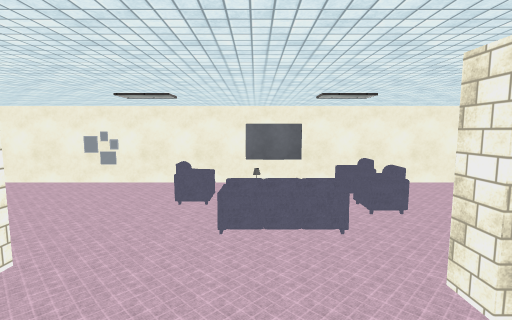
View 1 (above)

20 first-person views from a walk through a Unity game level. The camera is 1.4 m above the floor, tilts 6° down and sees 85° across. The floor is counted in squares, 1 m on a side. Each view is taken from the middle of a square. On the plan, view 1 faces up. The plan holds only what a view shows up to about 14 squares ahead; the rest is blank. The place goes on beyond the plan. Surface patterns are stand-ins for the level's own textures.

View 2
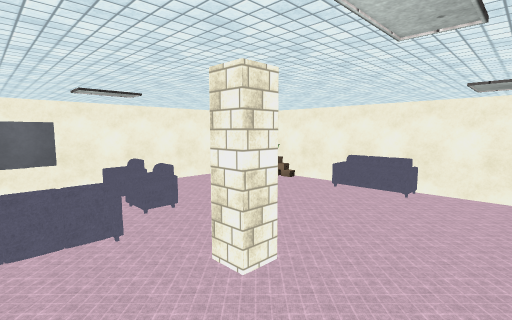

View 3
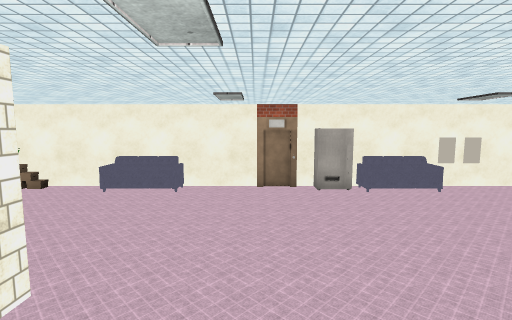

View 4
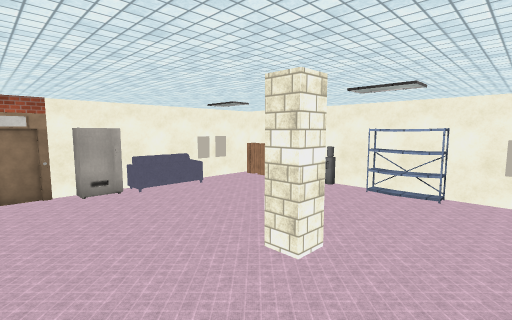

View 5
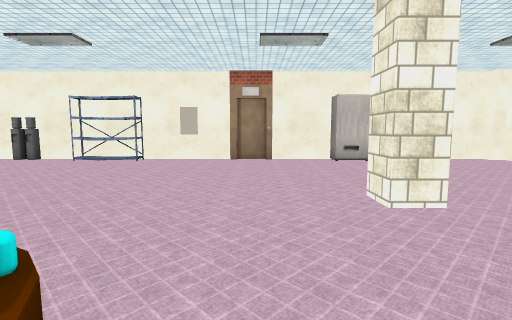

View 6
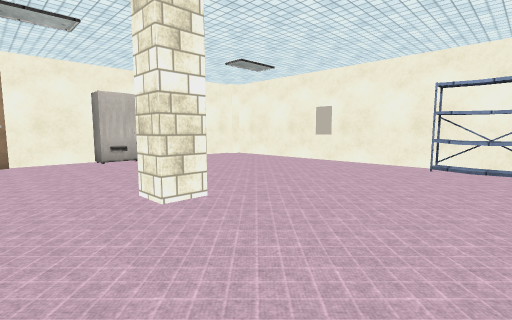

View 7
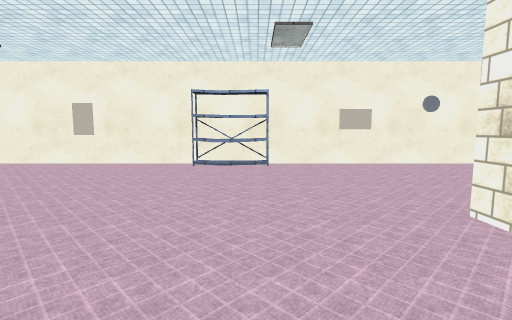

View 8
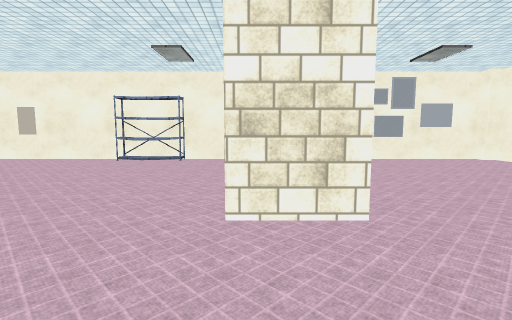

View 9
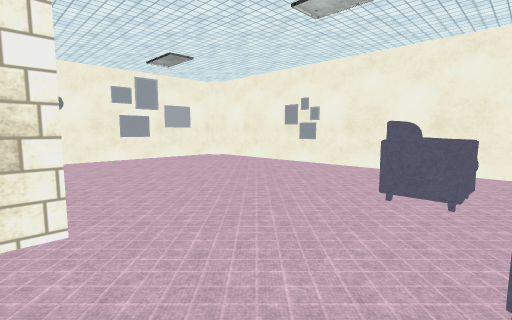

View 10
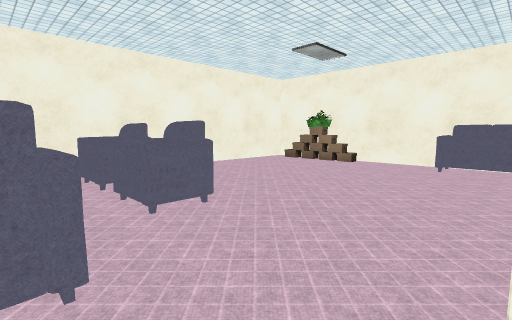

View 11
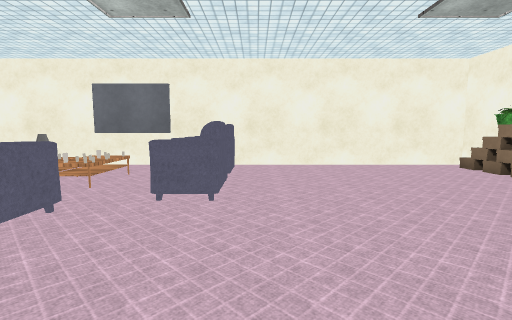

View 12
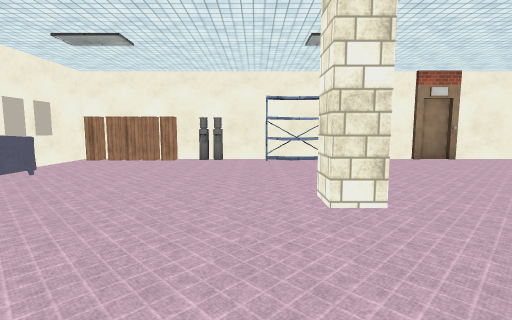

View 13
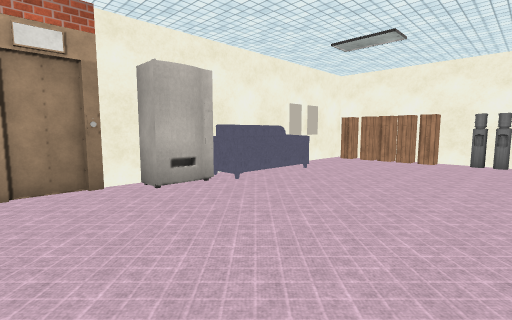

View 14
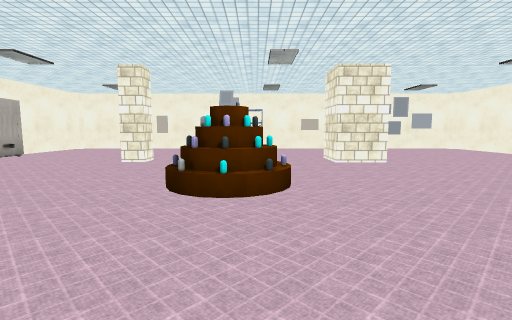

View 15
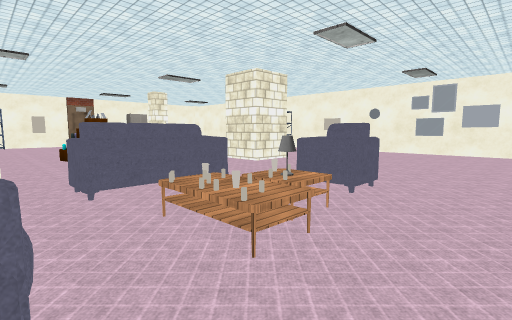

View 16
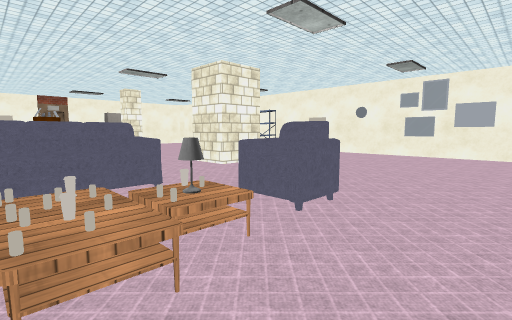

View 17
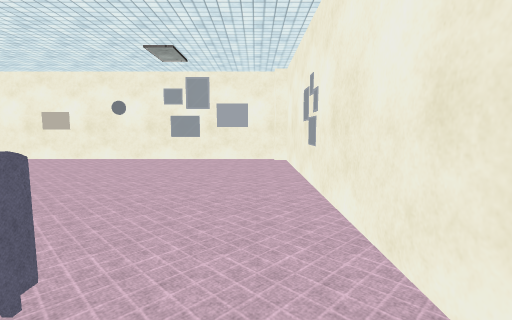

View 18
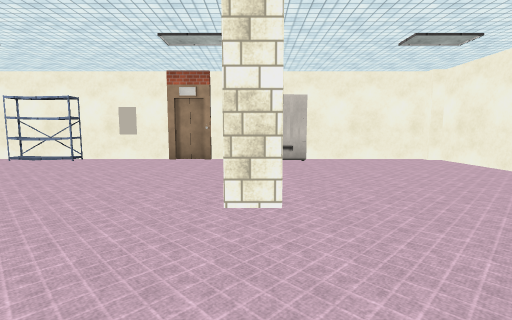

View 19
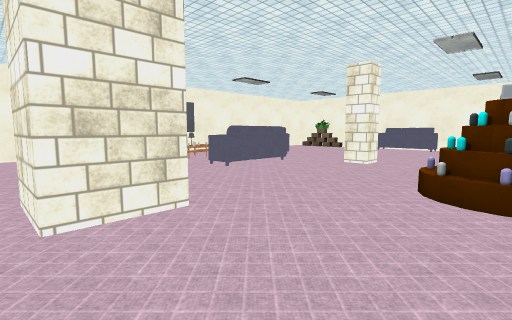

View 20
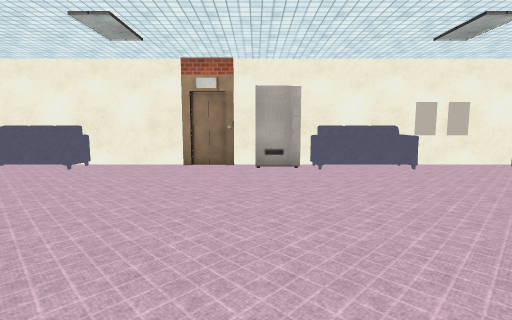

### Floor plan
Points are (right, up) in squares from view 1. A wall is a line through its corners. A room is listed if a view was taken in it or the views show most of it. See-through windows are left out.
Room 1 (views 1, 2, 3, 4, 5, 6, 7, 8, 9, 10, 11, 12, 13, 14, 15, 16, 17, 18, 19, 20)
walls: (13.2, -3.7) (13.3, -3) (14.5, -3) (14.5, -2.4); (13.2, -4.5) (13.2, -3.5) (13.3, -3); (14.5, -0.1) (14.5, 11.8); (-1.9, -13.8) (7.9, -13.8); (-7.1, -12.6) (-6.7, -12.7) (-6.7, -13.8) (-3.8, -13.8); (-8.4, -12.7) (-7.1, -12.7); (7.9, -13.2) (8.6, -13.4); (7.7, -13.5) (8.6, -13.3); (8, -13.8) (8.5, -13.8); (8.6, -13.8) (11.6, -13.8); (14.5, 13.4) (14.5, 15.4) (-14.2, 15.4) (-14.2, 14.9) (-14.9, 14.9) (-14.9, -13.4) (-14.2, -13.4); (13.2, -13.8) (14.5, -13.8) (14.5, -4.7); (-14.2, -13.8) (-8.5, -13.8)
low walls: (-0.1, -0.5) (-0.1, -1); (13.4, -3.8) (13.4, -3.3)
objects: other object (-14, -2) to (-14, 0); other object (-7, 4) to (-5, 6); other object (-6, -6) to (-6, -5); other object (-3, 11) to (-2, 12); other object (-1, 8) to (2, 9); other object (0, 11); other object (0, 12); other object (1, 0); other object (1, 11); other object (1, 12); other object (1, 12) to (2, 13); other object (1, 15); other object (3, -13) to (5, -13); other object (4, -6) to (5, -5); other object (4, 4) to (5, 5); other object (4, 10) to (5, 11); other object (4, 12) to (5, 14); other object (10, -13); other object (11, -13); other object (12, -13); other object (13, -13); other object (13, -9) to (14, -5); other object (13, 4) to (14, 7); other object (14, -13); other object (14, 12) to (14, 13); other object (15, -2) to (15, -1)

Positions as (right, up) in squares from view 1, and headings:
1: (0, 0), facing up
2: (0, 0), facing up-right
3: (0, 0), facing right
4: (0, 0), facing down-right
5: (-3, 0), facing down
6: (-3, 0), facing down-left
7: (-3, 0), facing left
8: (-1, 4), facing left
9: (-1, 5), facing up-left
10: (2, 5), facing up-right
11: (6, 4), facing up
12: (6, 0), facing down
13: (7, 0), facing down-right
14: (7, 0), facing left
15: (4, 15), facing down-left
16: (2, 15), facing down-left
17: (-1, 14), facing left
18: (-6, 0), facing down
19: (-8, -1), facing up-right
20: (3, -3), facing right
